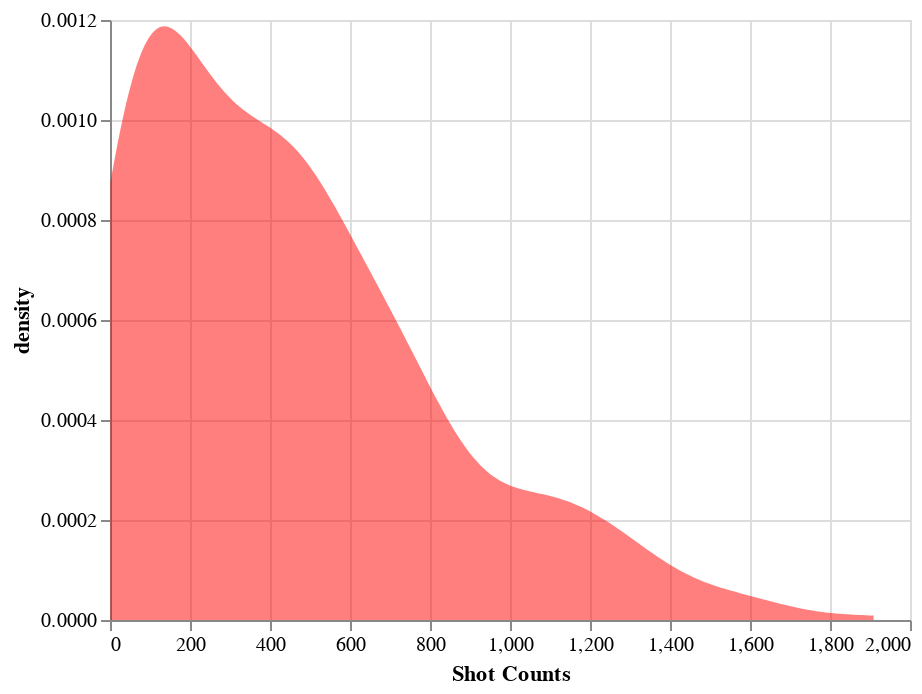

Source (notebook cell):
### Markdown cell above
### Plot the Estimated Density 

A smoothed version of the histogram is called density estimation, which is very useful in statistics. We are about to create a plot for the estimated density. Set the opacity to 0.5 and the color to red. 

Check out https://altair-viz.github.io/user_guide/transform/density.html for more information. 


<!--
BEGIN QUESTION
name: q9
manual: true
points: 5
gradescope: show
-->

<!-- EXPORT TO PDF -->

### Code cell
from vega_datasets import data
alt.Chart(shot_counts).transform_density(
    'Shot Counts',
    as_=['Shot Counts', 'density'],
).mark_area().encode(
    x='Shot Counts:Q',
    y= 'density:Q'
).configure_mark(
    opacity = .5,
    color = 'red'
)

### Figure 1 — Vega-Lite specification as saved in the notebook (floating-point values rounded to 4 significant figures; data arrays with more than 128 entries replaced by an {"elided": "..."} marker saying what was removed)
{"config": {"view": {"continuousWidth": 400, "continuousHeight": 300}, "mark": {"color": "red", "opacity": 0.5}}, "data": {"name": "data-bf83796975cf39747ffaa1ab1925d05c"}, "mark": "area", "encoding": {"x": {"type": "quantitative", "field": "Shot Counts"}, "y": {"type": "quantitative", "field": "density"}}, "transform": [{"density": "Shot Counts", "as": ["Shot Counts", "density"]}], "$schema": "https://vega.github.io/schema/vega-lite/v4.8.1.json", "datasets": {"data-bf83796975cf39747ffaa1ab1925d05c": {"elided": "485 records"}}}
